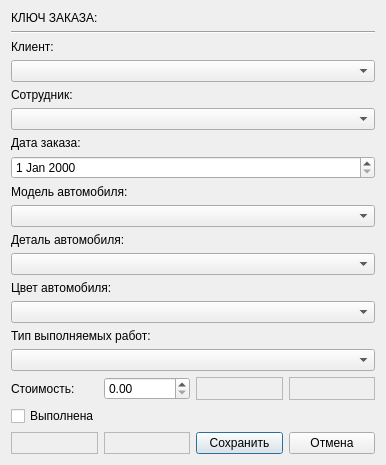
<?xml version="1.0" encoding="UTF-8"?>
<ui version="4.0">
 <class>DialogViewerRowOrder</class>
 <widget class="QDialog" name="DialogViewerRowOrder">
  <property name="geometry">
   <rect>
    <x>0</x>
    <y>0</y>
    <width>386</width>
    <height>439</height>
   </rect>
  </property>
  <property name="windowTitle">
   <string>Dialog</string>
  </property>
  <layout class="QVBoxLayout" name="verticalLayout_2">
   <item>
    <layout class="QVBoxLayout" name="verticalLayout">
     <item>
      <widget class="QLabel" name="label_4">
       <property name="text">
        <string>КЛЮЧ ЗАКАЗА: </string>
       </property>
      </widget>
     </item>
     <item>
      <widget class="Line" name="line">
       <property name="orientation">
        <enum>Qt::Horizontal</enum>
       </property>
      </widget>
     </item>
     <item>
      <widget class="QLabel" name="label">
       <property name="text">
        <string>Клиент:</string>
       </property>
      </widget>
     </item>
     <item>
      <widget class="QComboBox" name="comboBox_client"/>
     </item>
     <item>
      <widget class="QLabel" name="label_5">
       <property name="text">
        <string>Сотрудник:</string>
       </property>
      </widget>
     </item>
     <item>
      <widget class="QComboBox" name="comboBox_emp"/>
     </item>
     <item>
      <widget class="QLabel" name="label_2">
       <property name="text">
        <string>Дата заказа:</string>
       </property>
      </widget>
     </item>
     <item>
      <widget class="QDateEdit" name="dateEdit"/>
     </item>
     <item>
      <widget class="QLabel" name="label_3">
       <property name="text">
        <string>Модель автомобиля:</string>
       </property>
      </widget>
     </item>
     <item>
      <widget class="QComboBox" name="comboBox_car_mode"/>
     </item>
     <item>
      <widget class="QLabel" name="label_7">
       <property name="text">
        <string>Деталь автомобиля:</string>
       </property>
      </widget>
     </item>
     <item>
      <widget class="QComboBox" name="comboBox_detail"/>
     </item>
     <item>
      <widget class="QLabel" name="label_6">
       <property name="text">
        <string>Цвет автомобиля:</string>
       </property>
      </widget>
     </item>
     <item>
      <widget class="QComboBox" name="comboBox_car_color"/>
     </item>
     <item>
      <widget class="QLabel" name="label_8">
       <property name="text">
        <string>Тип выполняемых работ:</string>
       </property>
      </widget>
     </item>
     <item>
      <widget class="QComboBox" name="comboBox_type_work"/>
     </item>
     <item>
      <layout class="QHBoxLayout" name="horizontalLayout_2">
       <item>
        <widget class="QLabel" name="label_9">
         <property name="text">
          <string>Стоимость:</string>
         </property>
        </widget>
       </item>
       <item>
        <widget class="QDoubleSpinBox" name="doubleSpinBox_cost"/>
       </item>
       <item>
        <widget class="QFrame" name="frame_4">
         <property name="frameShape">
          <enum>QFrame::StyledPanel</enum>
         </property>
         <property name="frameShadow">
          <enum>QFrame::Raised</enum>
         </property>
        </widget>
       </item>
       <item>
        <widget class="QFrame" name="frame_3">
         <property name="frameShape">
          <enum>QFrame::StyledPanel</enum>
         </property>
         <property name="frameShadow">
          <enum>QFrame::Raised</enum>
         </property>
        </widget>
       </item>
      </layout>
     </item>
     <item>
      <widget class="QCheckBox" name="checkBox_done">
       <property name="text">
        <string>Выполнена</string>
       </property>
      </widget>
     </item>
     <item>
      <layout class="QHBoxLayout" name="horizontalLayout">
       <item>
        <widget class="QFrame" name="frame">
         <property name="frameShape">
          <enum>QFrame::StyledPanel</enum>
         </property>
         <property name="frameShadow">
          <enum>QFrame::Raised</enum>
         </property>
        </widget>
       </item>
       <item>
        <widget class="QFrame" name="frame_2">
         <property name="frameShape">
          <enum>QFrame::StyledPanel</enum>
         </property>
         <property name="frameShadow">
          <enum>QFrame::Raised</enum>
         </property>
        </widget>
       </item>
       <item>
        <widget class="QPushButton" name="pushButton_save">
         <property name="text">
          <string>Сохранить</string>
         </property>
        </widget>
       </item>
       <item>
        <widget class="QPushButton" name="pushButton_cancel">
         <property name="text">
          <string>Отмена</string>
         </property>
        </widget>
       </item>
      </layout>
     </item>
    </layout>
   </item>
  </layout>
 </widget>
 <resources/>
 <connections/>
</ui>
